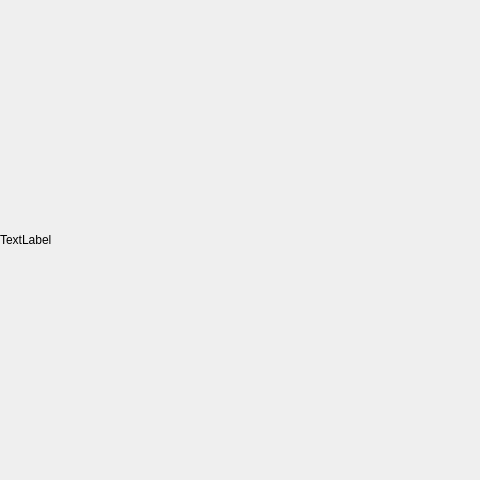
<?xml version="1.0" encoding="UTF-8"?>
<ui version="4.0">
 <class>simplemediaplayer</class>
 <widget class="QWidget" name="simplemediaplayer">
  <property name="geometry">
   <rect>
    <x>0</x>
    <y>0</y>
    <width>480</width>
    <height>480</height>
   </rect>
  </property>
  <property name="windowTitle">
   <string>Form</string>
  </property>
  <widget class="QLabel" name="label">
   <property name="geometry">
    <rect>
     <x>0</x>
     <y>0</y>
     <width>480</width>
     <height>480</height>
    </rect>
   </property>
   <property name="text">
    <string>TextLabel</string>
   </property>
  </widget>
 </widget>
 <resources/>
 <connections/>
</ui>
